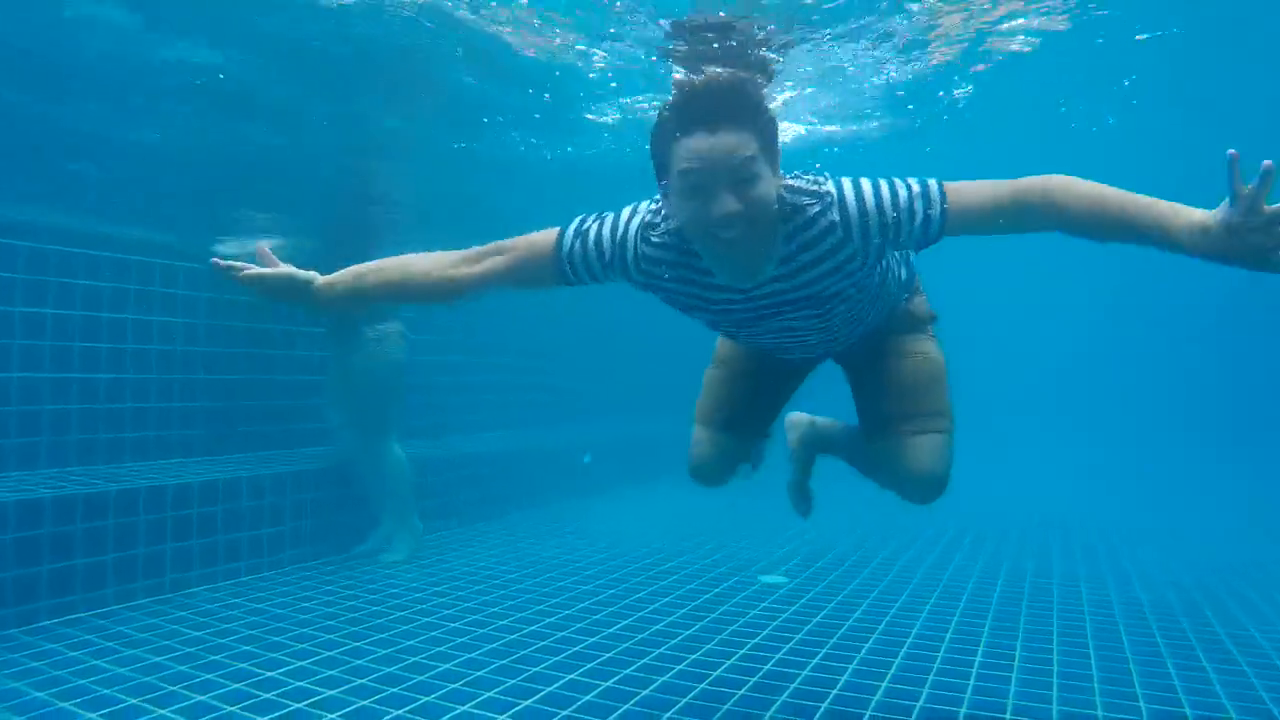
#> input picture frame 28 of practice/opencv-python-learn/openmod/pose/med/3.mp4, 1280 x 720 px, given in place of Your video's path.mp4, which was not available
$ python video.py
#> lines starting #> are read from the running program, lines starting #| are printed output that depends on the picture; pictures that were not available may be replaced by others from this repository, and a replacement may not be noted
import cv2

# Open a video capture object
cap = cv2.VideoCapture("Your video's path.mp4")

# To check if the video has opened successfully of not
if not cap.isOpened():
    print("Error: Couldnot open the video.")
    exit()

# Loop through the video frames
while True:
    # Reading a frame from the video
    ret, frame = cap.read()
#> frame is the input picture: shape (720, 1280, 3); mean B, G, R 177, 130.5, 10.1

    # Break the loop if the video has ended
    if not ret:
        break

    # Display the original frame
    cv2.imshow('Original Video', frame)

    gray_frame = cv2.cvtColor(frame, cv2.COLOR_BGR2GRAY)
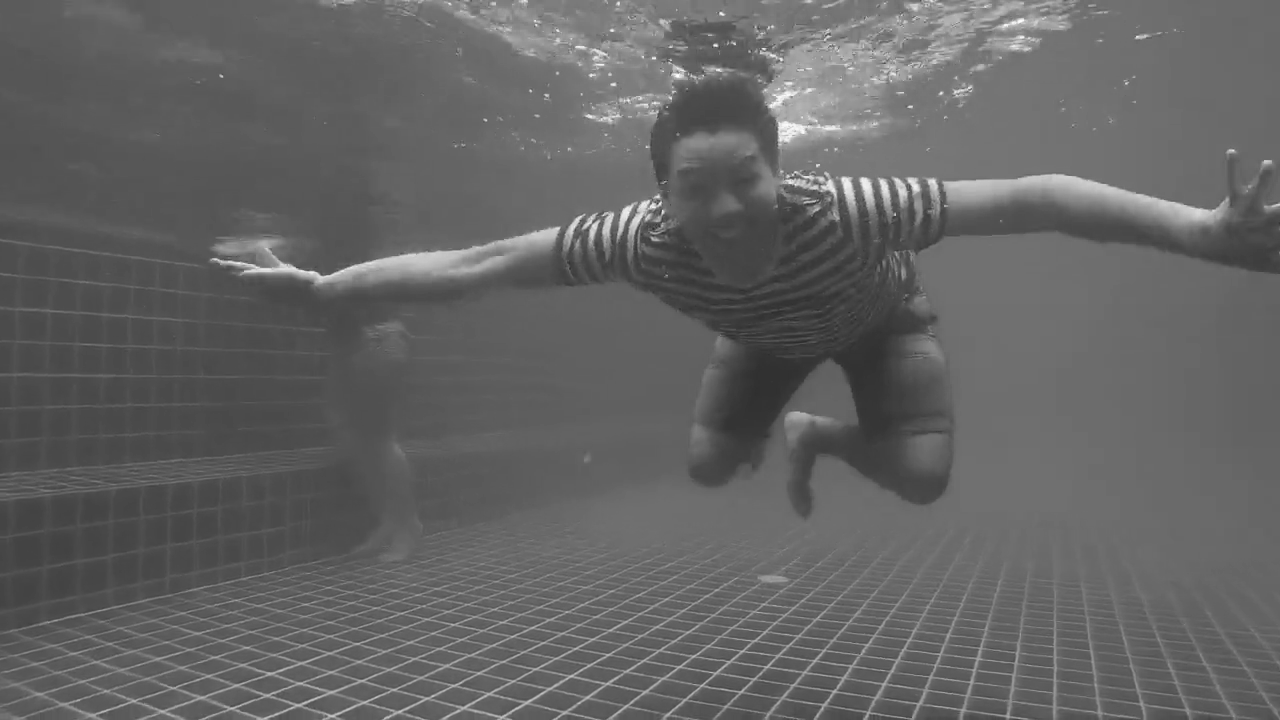
#> gray_frame: shape (720, 1280); min 43, max 255, mean 99.8
    cv2.imshow('Black and White Video', gray_frame)

    # Perform edge detection on the video
    edges_frame = cv2.Canny(gray_frame, 50, 150)
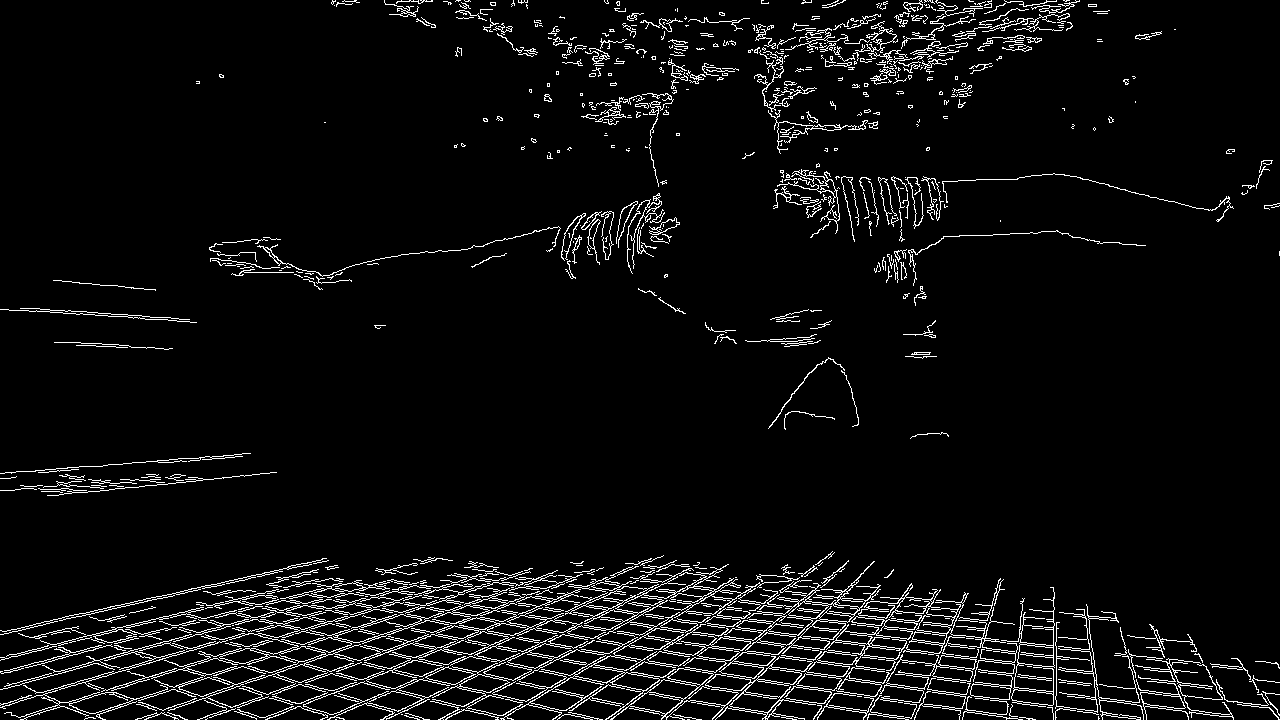
#> edges_frame: shape (720, 1280); 5.3% white in thin lines or dots
    cv2.imshow('Edges Video', edges_frame)

    # Break the loop if 'q' key is pressed
    if cv2.waitKey(25) & 0xFF == ord('q'):
#> (key q is pressed here)
        break

cap.release()
cv2.destroyAllWindows()

$ run again, starting later in the video
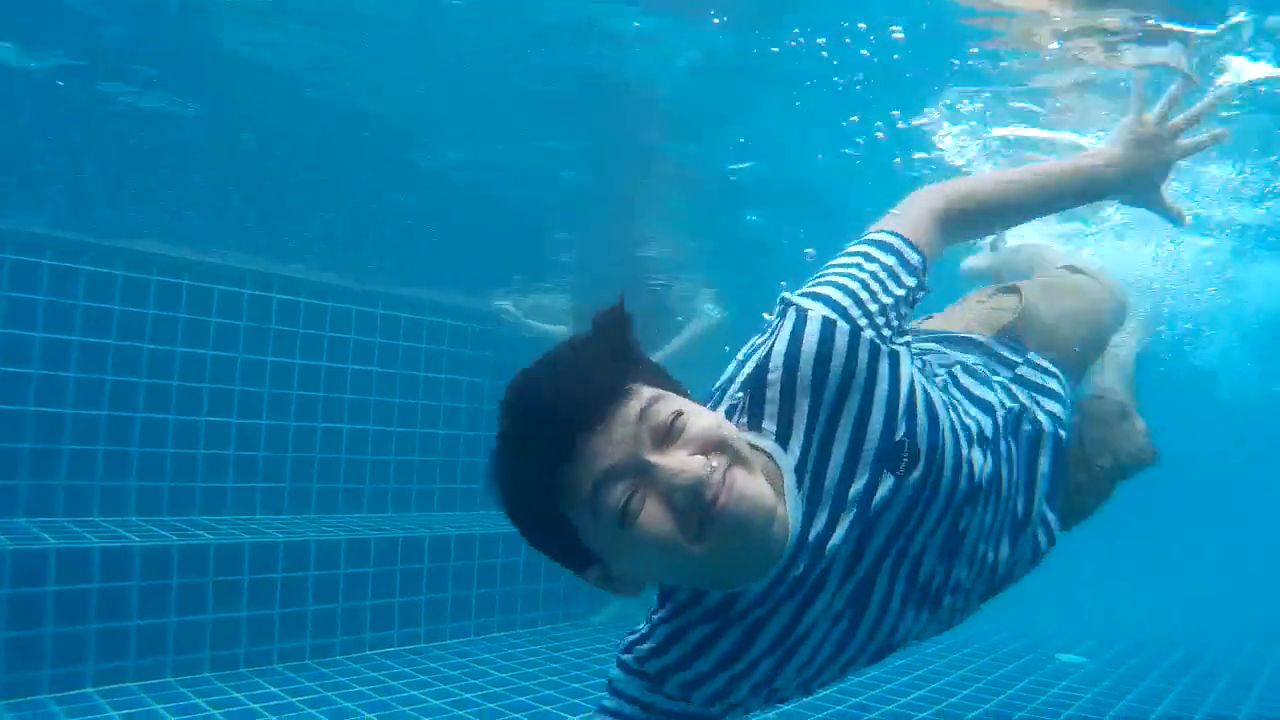
#> input picture frame 126 of practice/opencv-python-learn/openmod/pose/med/3.mp4, 1280 x 720 px, given in place of Your video's path.mp4, which was not available
#> frame is the input picture: shape (720, 1280, 3); mean B, G, R 171.2, 130, 23.2
#> `gray_frame = cv2.cvtColor(frame, cv2.COLOR_BGR2GRAY)`:
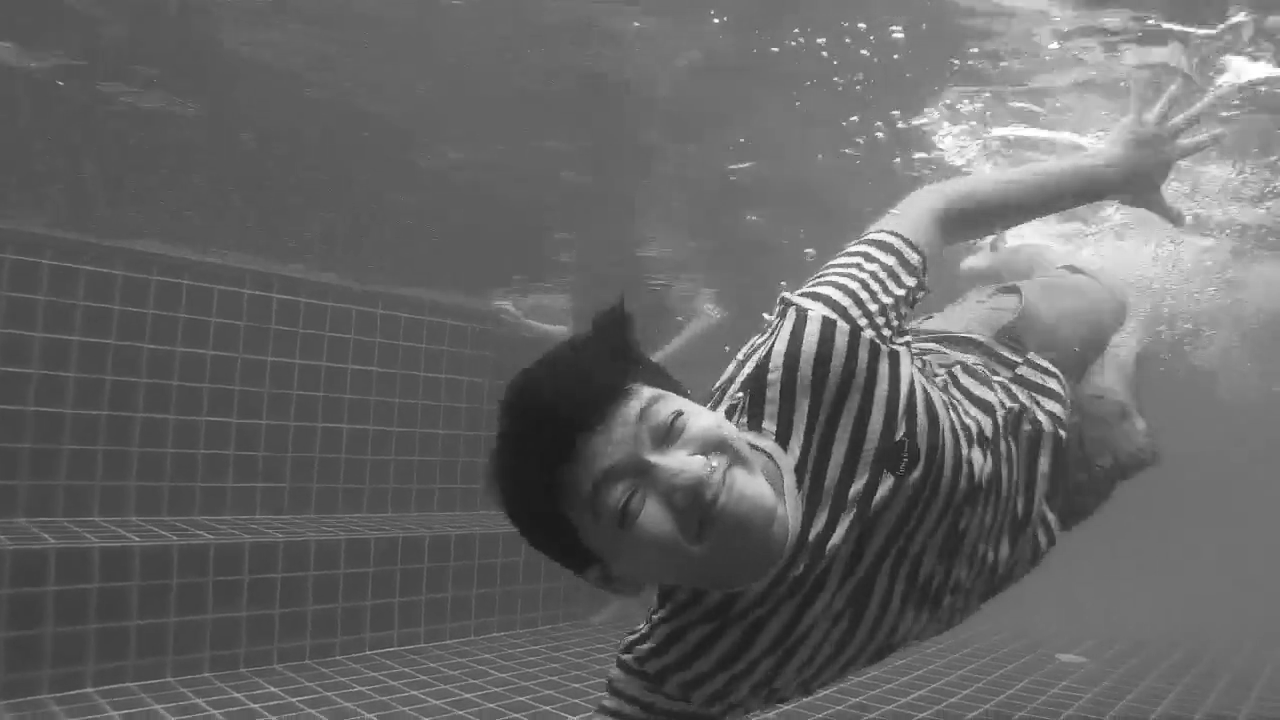
#> gray_frame: shape (720, 1280); min 11, max 255, mean 102.8
#> `edges_frame = cv2.Canny(gray_frame, 50, 150)`:
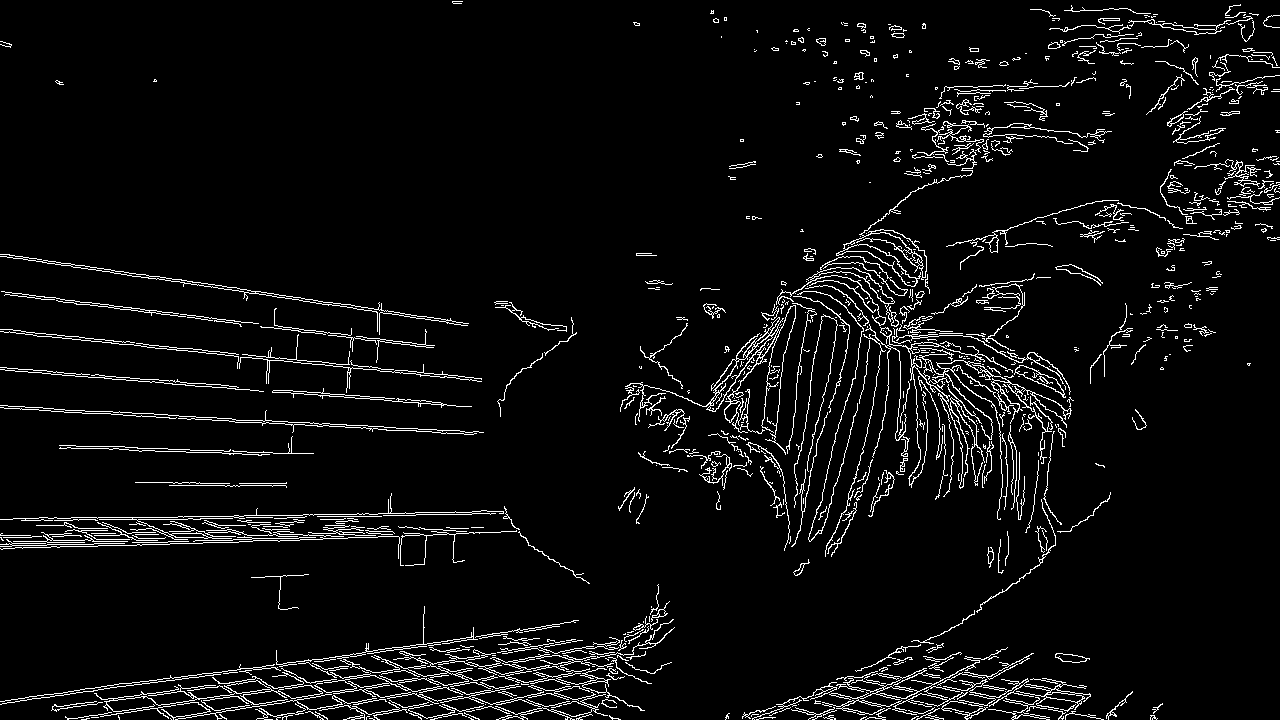
#> edges_frame: shape (720, 1280); 5.1% white in thin lines or dots

$ run again, starting later in the video
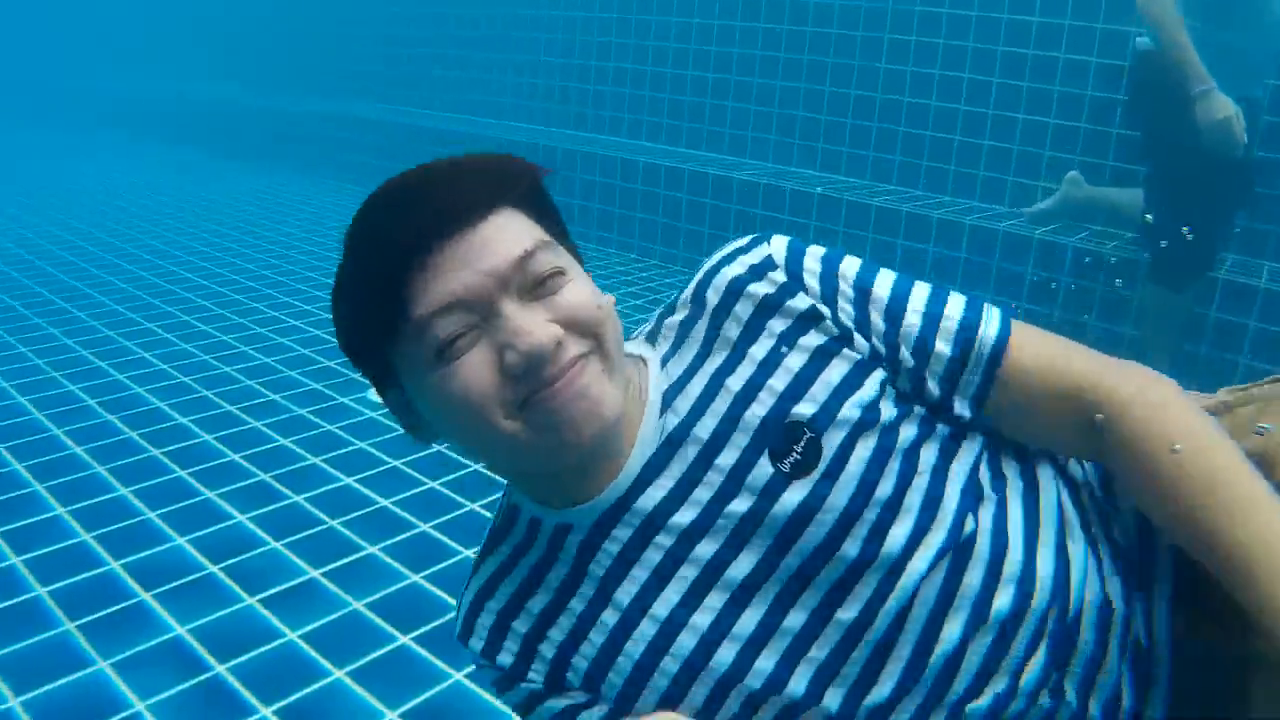
#> input picture frame 224 of practice/opencv-python-learn/openmod/pose/med/3.mp4, 1280 x 720 px, given in place of Your video's path.mp4, which was not available
#> frame is the input picture: shape (720, 1280, 3); mean B, G, R 156.7, 116.1, 25.4
#> `gray_frame = cv2.cvtColor(frame, cv2.COLOR_BGR2GRAY)`:
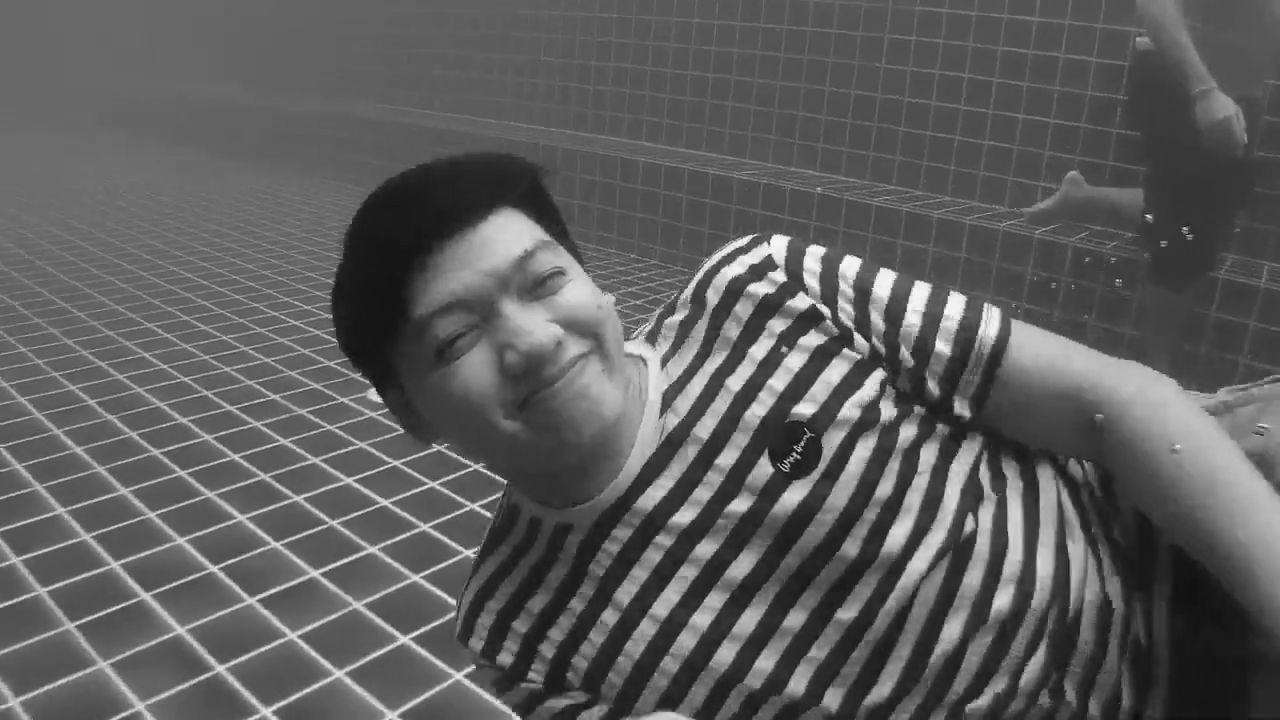
#> gray_frame: shape (720, 1280); min 4, max 251, mean 93.6
#> `edges_frame = cv2.Canny(gray_frame, 50, 150)`:
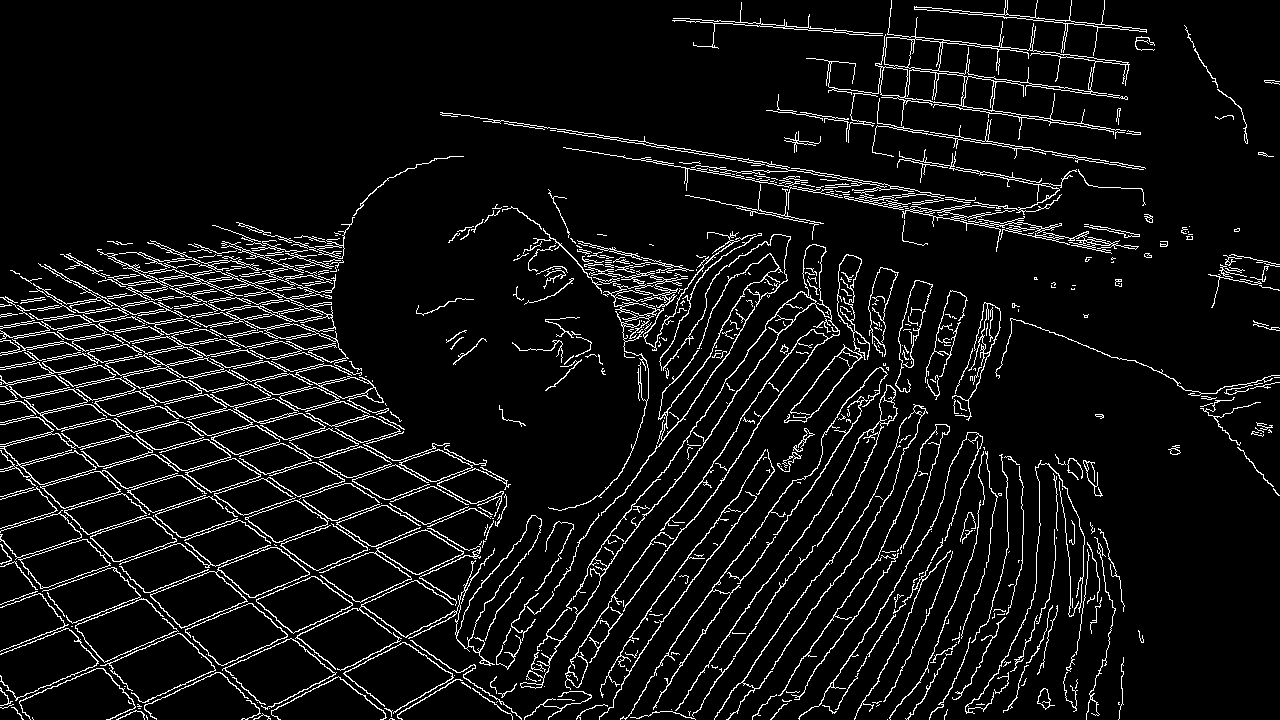
#> edges_frame: shape (720, 1280); 6.9% white in thin lines or dots
